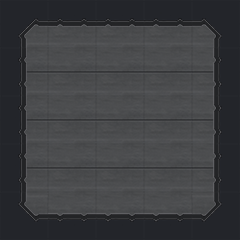

This is a level from a 2D game, rendered from its Tiled map with the project's own tilesets. A one-line summary and the complete map file follow:
An orthogonal 5x5 tile map with 48x48 px tiles, 1 tile layer (Kachelebene 1).

<map version="1.0" orientation="orthogonal" renderorder="right-down" width="5" height="5" tilewidth="48" tileheight="48" nextobjectid="1">
 <tileset firstgid="1" name="f_metal_type1_sheet" tilewidth="48" tileheight="48" spacing="4" tilecount="9" columns="3">
  <image source="f_metal_type1_sheet.png" width="152" height="152" />
 </tileset>
 <layer name="Kachelebene 1" width="5" height="5">
  <data encoding="csv">
1,2,2,2,3,
4,5,5,5,6,
4,5,5,5,6,
4,5,5,5,6,
7,8,8,8,9
</data>
 </layer>
</map>